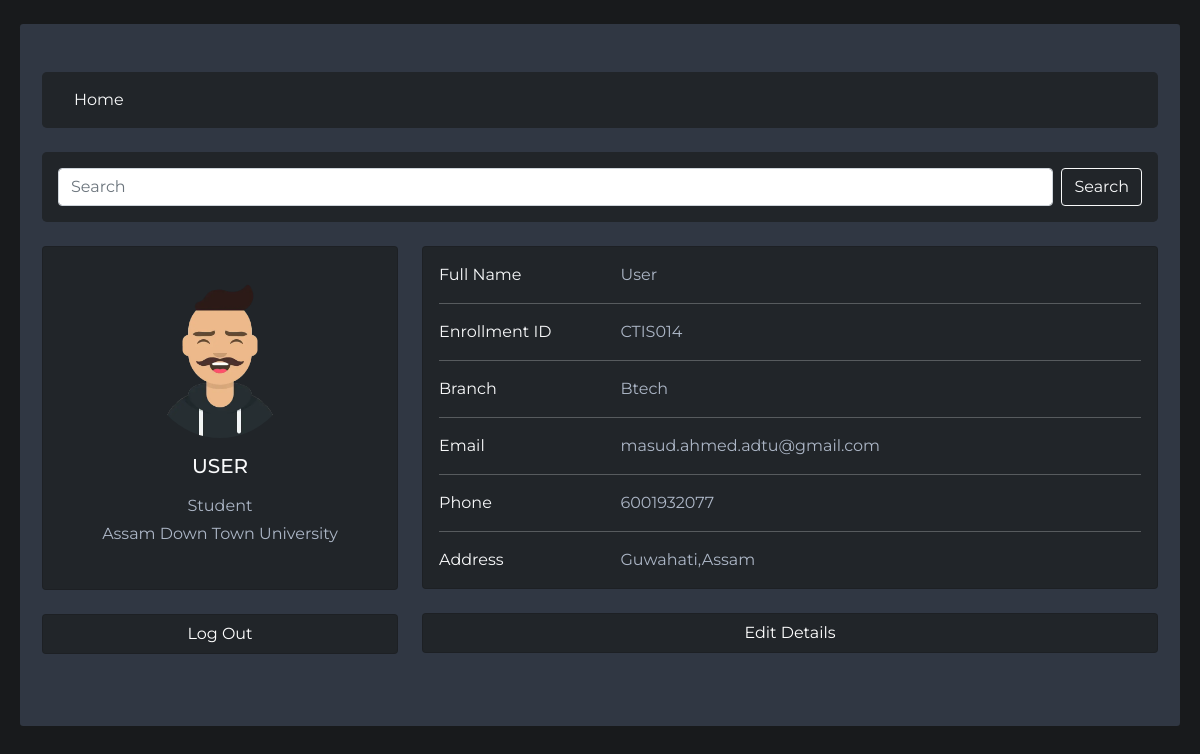
The page / (signed in) on the database its author committed.
### tables this page shows
CREATE TABLE `student` (
  `id` int(11) NOT NULL,
  `name` varchar(255) NOT NULL,
  `eno` varchar(255) NOT NULL,
  `branch` varchar(255) NOT NULL,
  `email` varchar(255) NOT NULL,
  `phone` varchar(255) NOT NULL,
  `address` varchar(255) NOT NULL,
  `pass` varchar(255) NOT NULL,
  `cpass` varchar(255) NOT NULL,
  `admin` varchar(255) NOT NULL DEFAULT '0'
);

### includes/function.php (called while the page is built, shortened)
<?php
function getUser($db)
{
    $result = mysqli_query($db, "select * from student where email ='" . $_SESSION['email'] . "'");
    $data = mysqli_fetch_assoc($result);
    return $data;
}
?>

### includes/details.php (the view)
<div class="card-body">
    <div class="row">
        <div class="col-sm-3">
            <p class="mb-0">Full Name</p>
        </div>
        <div class="col-sm-9">
            <p class="text-muted mb-0"><?= $u['name'] ?></p>
        </div>
    </div>
    <hr>
    <div class="row">
        <div class="col-sm-3">
            <p class="mb-0">Enrollment ID</p>
        </div>
        <div class="col-sm-9">
            <p class="text-muted mb-0">
                <?= $u['eno'] ?>
            </p>
        </div>
    </div>
    <hr>
    <div class="row">
        <div class="col-sm-3">
            <p class="mb-0">Branch</p>
        </div>
        <div class="col-sm-9">
            <p class="text-muted mb-0">
<?= $u['branch'] ?>
            </p>
        </div>
    </div>
    <hr>
    <div class="row">
        <div class="col-sm-3">
            <p class="mb-0">Email</p>
        </div>
        <div class="col-sm-9">
            <p class="text-muted mb-0">
          <?= $u['email'] ?>
            </p>
        </div>
    </div>
    <hr>
    <div class="row">
        <div class="col-sm-3">
            <p class="mb-0">
           Phone
            </p>
        </div>
        <div class="col-sm-9">
            <p class="text-muted mb-0">
            <?= $u['phone'] ?>
            </p>
        </div>
    </div>
    <hr>
    <div class="row">
        <div class="col-sm-3">
            <p class="mb-0">
               Address
            </p>
        </div>
        <div class="col-sm-9">
            <p class="text-muted mb-0">
           <?= $u['address'] ?>
            </p>
        </div>
    </div>
</div>

### index.php (shortened to what this page needs)
<?php
include "./includes/head.php";
include "./includes/function.php";
include "./includes/search.php";
$u = getUser($db);
?>
            <div class="row">
                <div class="col-lg-4">
                    <div class="card mb-4 bg-dark">
                        <div class="card-body text-center" style="height: 342px;">
                            <img src="./avatar.png"
                                alt="avatar" class="rounded-circle mt-3 img-fluid" style="width: 150px;">
                            <h5 class="my-3 text-light text-uppercase"><?=$u['name']?></h5>
                            <p class=" text-muted mb-1">Student</p>
                            <p class="text-muted mb-1">Assam Down Town University</p>
                        </div>
                    </div>
                  <div class="card mb-4 bg-dark">
                        <a href="./logout.php" class="btn btn-dark shadow-none">Log Out</a>
                  </div>
                </div>
                <div class="col-lg-8">
                    <div class="card mb-4 bg-dark text-light">
                <?php
                include "./includes/details.php";
                ?>
                    </div>
                     <div class="card mb-4 bg-dark">
                         <a href="update" class="btn btn-dark shadow-none">Edit Details</a>
                     </div>
                </div>
            </div>
        </div>
    </section>
<?php
include "./includes/footer.php"
 ?>

### includes/head.php (style rules this page uses)
.text-muted { color: rgb(172, 182, 198) !important; }

### rows shown on the page
student: name "USER", name "User", eno "CTIS014", branch "Btech", email "masud.ahmed.adtu@gmail.com", phone "6001932077", address "Guwahati,Assam"
